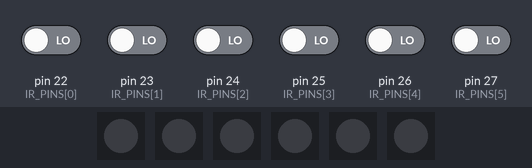
Recording of a sketch running on a simulated Arduino Mega 2560, built with avr-gcc and run on an emulated ATmega2560. On the bench: 6 × 1 RGB LEDs in strip order, left to right. The inputs (shaded band) are chosen by the test bench; at power-on: pin 22 (IR_PINS[0]), pin 23 (IR_PINS[1]), pin 24 (IR_PINS[2]), pin 25 (IR_PINS[3]), pin 26 (IR_PINS[4]), pin 27 (IR_PINS[5]) LOW. Dim RGB values are drawn brighter than linear; what the sketch prints to the serial monitor is not drawn.

Above: at 3.0 s.
3.1 s: pin 22 (IR_PINS[0]) driven HIGH
At 4.2 s:
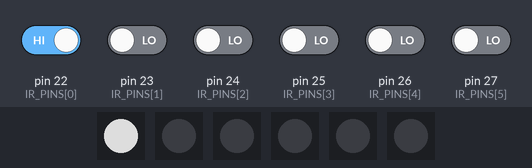
4.6 s: pin 23 (IR_PINS[1]) driven HIGH
At 5.3 s:
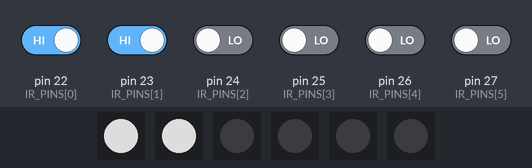
6.1 s: pin 24 (IR_PINS[2]) driven HIGH
At 6.5 s:
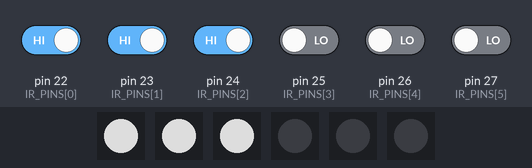
7.6 s: pin 25 (IR_PINS[3]) driven HIGH
At 8.8 s:
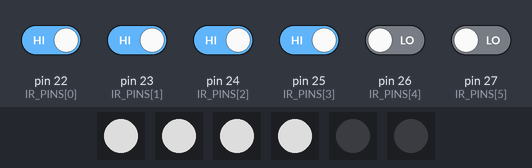
9.1 s: pin 26 (IR_PINS[4]) driven HIGH
At 9.9 s:
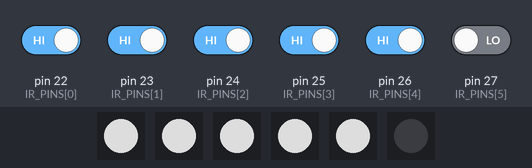
10.6 s: pin 27 (IR_PINS[5]) driven HIGH
At 11.1 s:
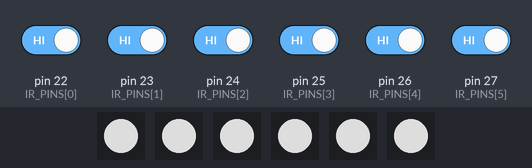
Timing chart, 0 to 13.1 s (numbered marks = the images above; inputs shaded):
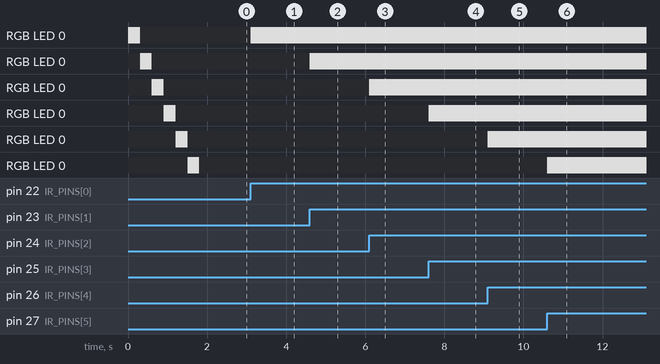

The sketch:

led_test.ino
```cpp
// LED Strip Test — WS2812B / NeoPixel
// Smart Assistive Part Pick System
//
// IR HIGH → strip glows WHITE
// IR LOW  → strip OFF
//
// Requires: Adafruit NeoPixel library
//   Arduino IDE → Sketch → Include Library → Manage Libraries
//   → search "Adafruit NeoPixel" → Install
//
// ── Change these to match your wiring ────────────────────────────────────────
#define NUM_LEDS  1    // LEDs per strip
#define BRIGHT   150   // brightness 0–255

#include <Adafruit_NeoPixel.h>

const int IR_PINS[6] = {22, 23, 24, 25, 26, 27};

// Declare each strip separately — array initialisation breaks NeoPixel objects
Adafruit_NeoPixel s0(NUM_LEDS, 44, NEO_GRB + NEO_KHZ800);
Adafruit_NeoPixel s1(NUM_LEDS, 45, NEO_GRB + NEO_KHZ800);
Adafruit_NeoPixel s2(NUM_LEDS, 46, NEO_GRB + NEO_KHZ800);
Adafruit_NeoPixel s3(NUM_LEDS, 47, NEO_GRB + NEO_KHZ800);
Adafruit_NeoPixel s4(NUM_LEDS, 48, NEO_GRB + NEO_KHZ800);
Adafruit_NeoPixel s5(NUM_LEDS, 49, NEO_GRB + NEO_KHZ800);
Adafruit_NeoPixel* strips[6] = {&s0, &s1, &s2, &s3, &s4, &s5};

bool lastState[6];

void setStrip(int bin, bool on)
{
    uint32_t c = on ? strips[bin]->Color(255, 255, 255) : 0;
    for (int i = 0; i < NUM_LEDS; i++)
        strips[bin]->setPixelColor(i, c);
    strips[bin]->show();
}

void setup()
{
    Serial.begin(9600);

    for (int i = 0; i < 6; i++)
    {
        pinMode(IR_PINS[i], INPUT);
        lastState[i] = LOW;

        strips[i]->begin();
        strips[i]->setBrightness(BRIGHT);
        strips[i]->clear();
        strips[i]->show();
    }

    // Startup sweep — confirm all 6 strips work
    Serial.println("Startup sweep...");
    for (int i = 0; i < 6; i++)
    {
        setStrip(i, true);
        delay(300);
        setStrip(i, false);
    }

    Serial.println("READY — IR HIGH = strip WHITE, IR LOW = strip OFF");
}

void loop()
{
    for (int i = 0; i < 6; i++)
    {
        bool cur = (digitalRead(IR_PINS[i]) == HIGH);

        if (cur != lastState[i])
        {
            setStrip(i, cur);
            Serial.print("Bin "); Serial.print(i);
            Serial.println(cur ? " ON" : " OFF");
            lastState[i] = cur;
        }
    }
}
```

Measured:
- after the input at 3.1 s, RGB LED 0: off → RGB(150, 150, 150) at once
- after the input at 4.6 s, RGB LED 0: off → RGB(150, 150, 150) at once
- after the input at 6.1 s, RGB LED 0: off → RGB(150, 150, 150) at once
- after the input at 7.6 s, RGB LED 0: off → RGB(150, 150, 150) at once
- after the input at 9.1 s, RGB LED 0: off → RGB(150, 150, 150) at once
- after the input at 10.6 s, RGB LED 0: off → RGB(150, 150, 150) at once
